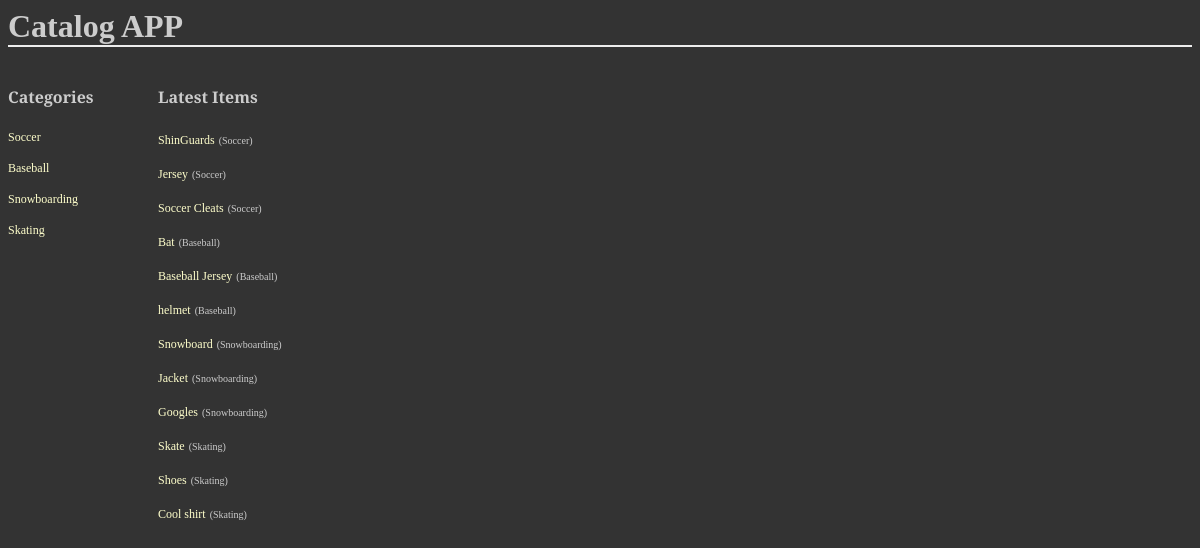
Page /catalog/ on the committed database.
### database_setup.py (models this page shows, shortened)
class Category(Base):
    __tablename__ = 'category'
    name = Column(String(80), primary_key=True)

class Item(Base):
    __tablename__ = 'item'
    name = Column(String(80), primary_key=True)
    itemCategory = Column(String(80), ForeignKey('category.name'))
    description = Column(String(2000))
    time = Column(DateTime, server_default=func.now())
    category = relationship(Category)

### application.py (the view)
@app.route('/')
@app.route('/catalog/')
def showCategories():
	catalogs = session.query(Category).all()
	items = session.query(Item).order_by(Item.time.desc())
	return render_template('catalog.html', catalogs = catalogs, items = items)

### templates/catalog.html (shortened to what this page needs)
<html>
<head>
	<link rel="stylesheet" type="text/css" href="{{url_for('static', filename='styles.css') }}">
</head>
<body>
<h1>Catalog APP</h1>
<div class="catalog">
	<div class="category">
		<h4>Categories</h4>
		{% for i in catalogs %}
		<p><a href="/catalog/{{i.name}}/items/">{{i.name}}</a></p>
		{% endfor %}
	</div>
	<div>
		<h4>Latest Items</h4>
		{% for k in items %}
		<p><a href="/catalog/{{k.itemCategory}}/{{k.name}}/">{{k.name}}</a> <span style="font-size:x-small;">({{k.itemCategory}})</span></p>
		{% endfor %}
	</div>
</div>
</body>
</html>

### static/styles.css (style rules this page uses)
body { font-family: 'Droid Serif', serif; background-color: #333333; }
h1, h2, h3, h4 { color: #CCCCCC; }
h1, h2 { font-family: 'Georgia', serif; margin: 0; }
h1 { border-bottom: 2px solid #eee; }
p { color: #CCCCCC; }
a { text-decoration: none; color:#FFFFCC; font-size: .75em; }
.catalog { display: flex; flex-wrap: wrap; }
.category { width: 150px; }

### rows in the picture
Category: name "Soccer"
Category: name "Baseball"
Category: name "Snowboarding"
Category: name "Skating"
Item: name "ShinGuards", itemCategory "Soccer"
Item: name "Jersey", itemCategory "Soccer"
Item: name "Soccer Cleats", itemCategory "Soccer"
Item: name "Bat", itemCategory "Baseball"
Item: name "Baseball Jersey", itemCategory "Baseball"
Item: name "helmet", itemCategory "Baseball"
Item: name "Snowboard", itemCategory "Snowboarding"
Item: name "Jacket", itemCategory "Snowboarding"
Item: name "Googles", itemCategory "Snowboarding"
Item: name "Skate", itemCategory "Skating"
Item: name "Shoes", itemCategory "Skating"
Item: name "Cool shirt", itemCategory "Skating"
